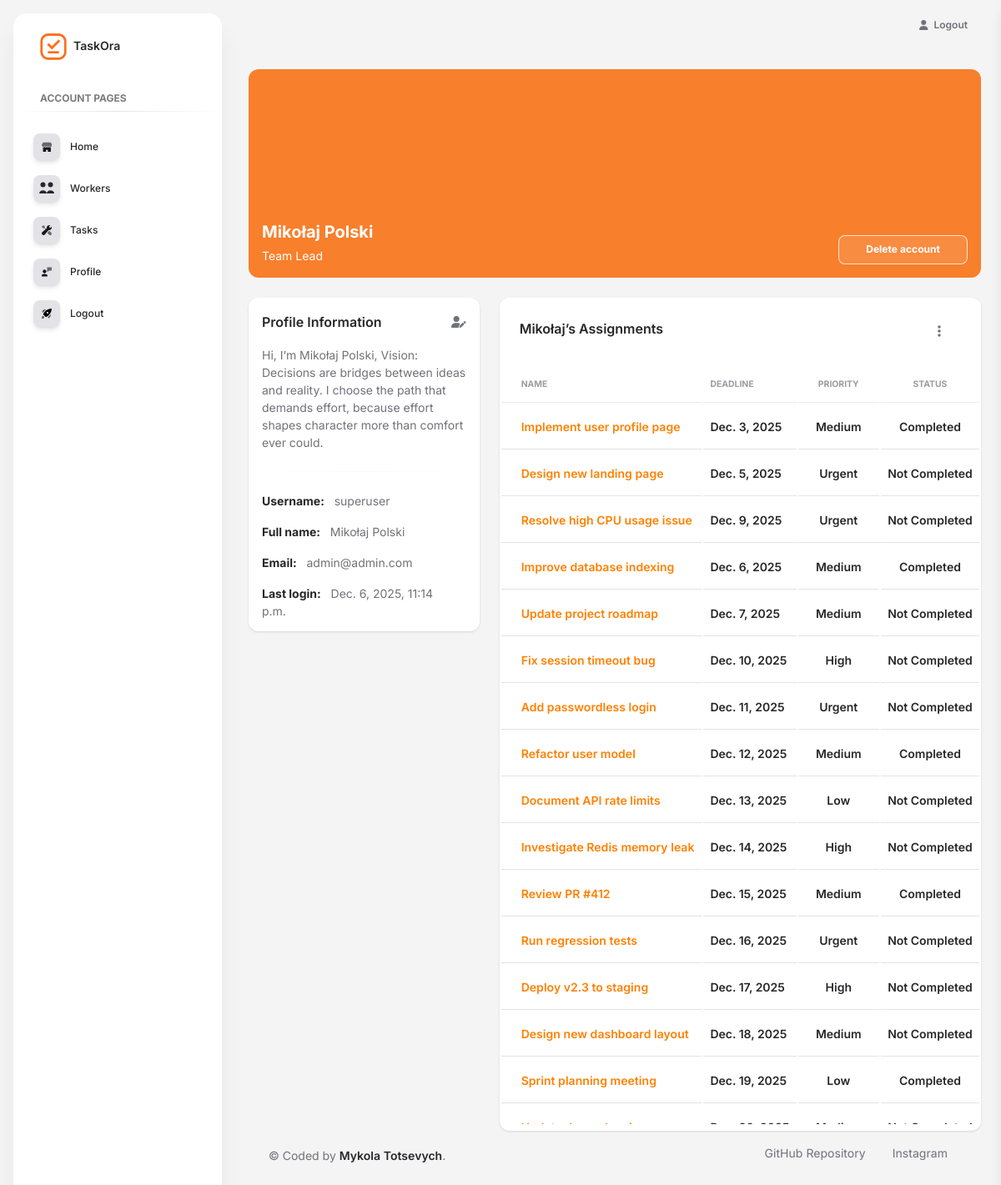
The app's page /profile/13/ (signed in) with its own data.
### task_manager/models.py (models this page shows, shortened)
class Worker(AbstractUser):
    bio = models.TextField(null= True, blank=True)
    position = models.ForeignKey(
        Position,
        on_delete=models.CASCADE,
        related_name="workers"
    )

class Position(models.Model):
    name = models.CharField(max_length=255, unique=True)
    class Meta:
        ordering = ("name",)
    def __str__(self):
        return self.name

class Task(models.Model):
    PRIORITY_CHOICES = [
        ("Low", "Low"),
        ("Medium", "Medium"),
        ("High", "High"),
        ("Urgent", "Urgent"),
    ]
    name = models.CharField(max_length=255)
    description = models.TextField()
    deadline = models.DateField(null=True, blank=True)
    is_completed = models.BooleanField(default=False)
    priority = models.CharField(max_length=10, choices=PRIORITY_CHOICES)
    task_type = models.ForeignKey(
        TaskType,
        on_delete=models.CASCADE,
        related_name="tasks"
    )
    tags = models.ManyToManyField(Tag, related_name="tasks")
    assignees = models.ManyToManyField(settings.AUTH_USER_MODEL, related_name="tasks")

### task_manager/views.py (the view)
# urls.py: path("profile/<int:pk>/", WorkerDetailView.as_view(), name="profile-detail"),
class WorkerDetailView(LoginRequiredMixin, generic.DetailView):
    model = Worker
    template_name = "task_manager/profile.html"
    def get_context_data(self, **kwargs):
        context = super().get_context_data(**kwargs)
        if self.request.GET.get("completed") == "Yes":
            context["tasks"] = self.object.tasks.filter(is_completed=True)
        elif self.request.GET.get("completed") == "No":
            context["tasks"] = self.object.tasks.filter(is_completed=False)
        else:
            context["tasks"] = self.object.tasks.all()
        return context

### task_manager/templatetags/admin_soft.py (called while the page is built)
@assignment_tag(takes_context=True)
def get_direction(context):
    res = {
        'panel': 'text-left',
        'notify': 'right',
        'float': 'float-right',
        'reverse_panel': 'text-right',
        'nav': 'ml-auto'
    }
    if context.get('LANGUAGE_BIDI'):
        res['panel'] = 'text-right'
        res['notify'] = 'left'
        res['float'] = ''
        res['reverse_panel'] = 'text-left'
        res['nav'] = 'mr-auto'
    return res

@assignment_tag(takes_context=True)
def get_admin_setting(context):
    res = {
    }
    return res

### templates/task_manager/profile.html (shortened to what this page needs)
{% extends "layouts/base.html" %}
{% load static %}
{% block content %}
  <div class="container-fluid">
    <div class="page-header min-height-250 border-radius-lg mt-4 d-flex flex-column justify-content-end">
      <span class="mask bg-primary opacity-9"></span>
      <div class="w-100 position-relative p-3">
        <div class="d-flex justify-content-between align-items-end">
          <div class="d-flex align-items-center">
            <div>
              <h5 class="mb-1 text-white font-weight-bolder">
                {{ worker.first_name }} {{ worker.last_name }}
              </h5>
              <p class="mb-0 text-white text-sm">
                {{ worker.position }}
              </p>
            </div>
          </div>
          {% if worker.id == user.id %}
            <div class="d-flex align-items-center">
              <a href="{% url "task_manager:profile-delete" worker.id %}" class="btn btn-outline-white mb-0 btn-sm">
                Delete account
              </a>
            </div>
          {% endif %}
        </div>
      </div>
    </div>
  </div>
  <div class="container-fluid py-4">
    <div class="row">
      <div class="col-12 col-xl-4">
        <div class="card h-100" style="min-height: 400px; max-height: 400px; overflow-y: auto;">
          <div class="card-header pb-0 p-3">
            <div class="row">
              <div class="col-md-8 d-flex align-items-center">
                <h6 class="mb-0">Profile Information</h6>
              </div>
              {% if worker.id == user.id %}
                <div class="col-md-4 text-end">
                  <a href="{% url "task_manager:profile-update" user.id %}">
                    <i class="fas fa-user-edit text-secondary text-sm" data-bs-toggle="tooltip" data-bs-placement="top" title="Edit Profile"></i>
                  </a>
                </div>
              {% endif %}
            </div>
          </div>
          <div class="card-body p-3">
            {% if worker.bio %}
              <p class="text-sm">
                {{ worker.bio }}
              </p>
            {% else %}
              <p class="text-sm">
                No bio here.
              </p>
            {% endif %}
            <hr class="horizontal gray-light my-4">
            <ul class="list-group">
              <li class="list-group-item border-0 ps-0 pt-0 text-sm"><strong class="text-dark">Username:</strong> &nbsp; {{ worker.username }}</li>
              <li class="list-group-item border-0 ps-0 text-sm">
                <strong class="text-dark">Full name:</strong> &nbsp; {% if worker.first_name and worker.last_name %} {{ worker.first_name }} {{ worker.last_name }} {% else %} Full name not saved yet. {% endif %}
              </li>
              <li class="list-group-item border-0 ps-0 text-sm"><strong class="text-dark">Email:</strong> &nbsp; {% if worker.email %} {{ worker.email }} {% else %} Email not saved yet. {% endif %}</li>
              <li class="list-group-item border-0 ps-0 text-sm"><strong class="text-dark">Last login:</strong> &nbsp; {% if worker.last_login %} {{ worker.last_login }} {% else %} Not logged in yet. {% endif %}</li>
              <li class="list-group-item border-0 ps-0 text-sm"><strong class="text-dark text-sm">Joined:</strong> &nbsp; {{ worker.date_joined }}</li>
            </ul>
          </div>
        </div>
      </div>
      <div class="col-12 col-xl-8">
        <div class="card">
          <div class="card-header pb-0">
            <div class="row">
              {% if worker.first_name %}
                <div class="col-lg-6 col-7">
                  <h6>{{ worker.first_name }}’s Assignments</h6>
                </div>
              {% else %}
                <div class="col-lg-6 col-7">
                  <h6>Worker’s Assignments</h6>
                </div>
              {% endif %}
            <div class="col-lg-6 col-5 my-auto text-end">
              <div class="dropdown float-lg-end pe-4">
                <a class="cursor-pointer" id="dropdownTable" data-bs-toggle="dropdown" aria-expanded="false">
                  <i class="fa fa-ellipsis-v text-secondary"></i>
                </a>
              </div>
            </div>
          </div>
        </div>
        <div class="card-body px-0 pb-2">
          <div class="table-responsive" style="max-height: 46vh; overflow-y: auto;">
            <table class="table align-items-center mb-0">
              {% if tasks %}
                <thead>
                  <tr>
                    <th class="text-uppercase text-secondary text-xxs font-weight-bolder opacity-7">Name</th>
                    <th class="text-uppercase text-secondary text-xxs font-weight-bolder opacity-7 ps-2">Deadline</th>
                    <th class="text-center text-uppercase text-secondary text-xxs font-weight-bolder opacity-7">Priority</th>
                    <th class="text-center text-uppercase text-secondary text-xxs font-weight-bolder opacity-7">Status</th>
                  </tr>
                </thead>
                <tbody>
                  {% for task in tasks %}
                    <tr>
                      <td class="align-middle ps-4 py-3">
                        <a href="{% url "task_manager:task-detail" task.id %}" style="color: #ff8000; font-weight: 600;">
                          <div class="mb-0 text-sm">{{ task.name }}</div>
                        </a>
                      </td>
                      <td class="align-middle px-2 py-3">
                        <h6 class="mb-0 text-sm">{{ task.deadline }}</h6>
                      </td>
                      <td class="align-middle px-2 py-3 text-center">
                        <h6 class="mb-0 text-sm">{{ task.priority }}</h6>
                      </td>
                      <td class="align-middle px-2 py-3 text-center">
                        {% if task.is_completed %}
                          <h6 class="mb-0 text-sm">Completed</h6>
                        {% else %}
                          <h6 class="mb-0 text-sm">Not Completed</h6>
                        {% endif %}
                      </td>
                    </tr>
                  {% endfor %}
                </tbody>
              {% else %}
                <div class="card-body px-4 py-3">
                  <h6 class="mb-0">There is nothing here.</h6>
                </div>
              {% endif %}
            </table>
          </div>
        </div>
        </div>
      </div>
    </div>
    {% include "includes/footer.html" %}
  </div>
{% endblock content %}

### records on screen
Worker: first_name "Mikołaj", last_name "Polski", position "Team Lead", bio "Hi, I’m Mikołaj Polski, Vision: Decisions are bridges between ideas and reality. I choose the path that demands effort, because effort shapes character more than comfort ever could.", username "superuser", email "admin@admin.com", last_login "Dec. 6, 2025, 11:14 p.m."
Task: name "Implement user profile page", deadline "Dec. 3, 2025", priority "Medium", is_completed "Completed"
Task: name "Design new landing page", deadline "Dec. 5, 2025", priority "Urgent", is_completed "Not Completed"
Task: name "Resolve high CPU usage issue", deadline "Dec. 9, 2025", priority "Urgent", is_completed "Not Completed"
Task: name "Improve database indexing", deadline "Dec. 6, 2025", priority "Medium", is_completed "Completed"
Task: name "Update project roadmap", deadline "Dec. 7, 2025", priority "Medium", is_completed "Not Completed"
Task: name "Fix session timeout bug", deadline "Dec. 10, 2025", priority "High", is_completed "Not Completed"
Task: name "Add passwordless login", deadline "Dec. 11, 2025", priority "Urgent", is_completed "Not Completed"
Task: name "Refactor user model", deadline "Dec. 12, 2025", priority "Medium", is_completed "Completed"
Task: name "Document API rate limits", deadline "Dec. 13, 2025", priority "Low", is_completed "Not Completed"
Task: name "Investigate Redis memory leak", deadline "Dec. 14, 2025", priority "High", is_completed "Not Completed"
Task: name "Review PR #412", deadline "Dec. 15, 2025", priority "Medium", is_completed "Completed"
Task: name "Run regression tests", deadline "Dec. 16, 2025", priority "Urgent", is_completed "Not Completed"
Task: name "Deploy v2.3 to staging", deadline "Dec. 17, 2025", priority "High", is_completed "Not Completed"
Task: name "Design new dashboard layout", deadline "Dec. 18, 2025", priority "Medium", is_completed "Not Completed"
Task: name "Sprint planning meeting", deadline "Dec. 19, 2025", priority "Low", is_completed "Completed"
